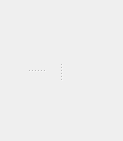
<?xml version="1.0" encoding="UTF-8"?>
<ui version="4.0">
 <class>FileTaggerWidget</class>
 <widget class="QWidget" name="FileTaggerWidget">
  <property name="geometry">
   <rect>
    <x>0</x>
    <y>0</y>
    <width>123</width>
    <height>141</height>
   </rect>
  </property>
  <property name="windowTitle">
   <string>Form</string>
  </property>
  <layout class="QVBoxLayout" name="verticalLayout">
   <item>
    <widget class="QSplitter" name="mainSplitter">
     <property name="sizePolicy">
      <sizepolicy hsizetype="Expanding" vsizetype="Expanding">
       <horstretch>0</horstretch>
       <verstretch>0</verstretch>
      </sizepolicy>
     </property>
     <property name="minimumSize">
      <size>
       <width>50</width>
       <height>50</height>
      </size>
     </property>
     <property name="orientation">
      <enum>Qt::Horizontal</enum>
     </property>
     <widget class="QWidget" name="filesWidget" native="true">
      <property name="sizePolicy">
       <sizepolicy hsizetype="Expanding" vsizetype="Expanding">
        <horstretch>0</horstretch>
        <verstretch>0</verstretch>
       </sizepolicy>
      </property>
      <property name="minimumSize">
       <size>
        <width>50</width>
        <height>50</height>
       </size>
      </property>
      <layout class="QVBoxLayout" name="verticalLayout_2">
       <item>
        <widget class="QSplitter" name="contentSplitter">
         <property name="sizePolicy">
          <sizepolicy hsizetype="Expanding" vsizetype="Expanding">
           <horstretch>0</horstretch>
           <verstretch>0</verstretch>
          </sizepolicy>
         </property>
         <property name="minimumSize">
          <size>
           <width>50</width>
           <height>50</height>
          </size>
         </property>
         <property name="orientation">
          <enum>Qt::Vertical</enum>
         </property>
         <widget class="QWidget" name="viewWidget" native="true">
          <property name="sizePolicy">
           <sizepolicy hsizetype="Expanding" vsizetype="Expanding">
            <horstretch>0</horstretch>
            <verstretch>0</verstretch>
           </sizepolicy>
          </property>
          <property name="minimumSize">
           <size>
            <width>50</width>
            <height>50</height>
           </size>
          </property>
         </widget>
         <widget class="QWidget" name="filesManagerWidget" native="true">
          <property name="sizePolicy">
           <sizepolicy hsizetype="Expanding" vsizetype="Preferred">
            <horstretch>0</horstretch>
            <verstretch>0</verstretch>
           </sizepolicy>
          </property>
          <property name="minimumSize">
           <size>
            <width>50</width>
            <height>50</height>
           </size>
          </property>
         </widget>
        </widget>
       </item>
      </layout>
     </widget>
     <widget class="QWidget" name="tagsWidget" native="true">
      <property name="sizePolicy">
       <sizepolicy hsizetype="Preferred" vsizetype="Expanding">
        <horstretch>0</horstretch>
        <verstretch>0</verstretch>
       </sizepolicy>
      </property>
      <property name="minimumSize">
       <size>
        <width>50</width>
        <height>50</height>
       </size>
      </property>
     </widget>
    </widget>
   </item>
  </layout>
 </widget>
 <resources/>
 <connections/>
</ui>
